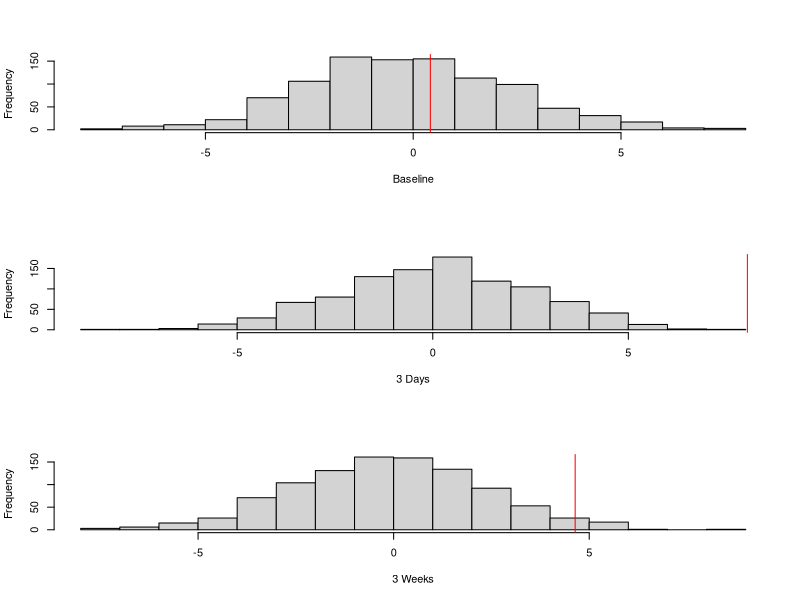

The R script that drew this image:
## ---- chunk 1

transphobia <- read.csv("./data/transphobia.csv")

table(transphobia$treat_ind) |> prop.table() # check the balance of a treatment variable

tapply(transphobia$age, transphobia$treat_ind, mean) # check balance for a single continuous or binary pre-treatment variable

aggregate(
  cbind(age, female, democrat, voted_gen_14, voted_gen_12) ~ treat_ind,
  data = transphobia,
  FUN = mean
) # check balance for multiple continuous variables

tapply(transphobia$treat_ind, transphobia$racename, mean) # check balance for a single categorical variable; note that we cannot calculate the mean of a categorical variable with more than 3 categories

table(transphobia$racename) # look at the number of each category if we suspect imbalance

## ---- chunk 2

# method 1: subset the data.frame and calculate difference in means
# take the baseline outcome as an example
treated <- subset(transphobia, treat_ind == 1)
control <- subset(transphobia, treat_ind == 0)
mean(treated$therm_trans_t0) - mean(control$therm_trans_t0)

# method 2: a more compact way ...
# take the baseline outcome as an example
tapply(transphobia$therm_trans_t0, transphobia$treat_ind, mean) |> # use tapply() to calculate the means of each group
  rev() |> # reverse the order from 0 1 to 1 0
  diff() # calculate the difference in means

# a more compact way to calculate difference in means for baseline outcome and later periods
library(tidyverse) # load the package tidyverse so that we can use the pipe operator `%>%`
aggregate(
  cbind(therm_trans_t0, therm_trans_t1, therm_trans_t2) ~ treat_ind,
  data = transphobia,
  FUN = mean
) %>% # create a matrix that shows group means
  rbind(., apply(., MARGIN = 2, diff)) # use apply() to calculate differences in each column;
                                       # and use rbind() to concatenate the row of differences to previous matrix that shows group means;
                                       # dot "." means the object generated from previous code.

## ---- chunk 3

# method 1: subset the data.frame and calculate difference in means
# take the baseline outcome as an example
treated_female <- subset(transphobia, treat_ind == 1 & female == 1)
control_female <- subset(transphobia, treat_ind == 0 & female == 1)
mean(treated_female$therm_trans_t0) - mean(control_female$therm_trans_t0)

treated_male <- subset(transphobia, treat_ind == 1 & female == 0)
control_male <- subset(transphobia, treat_ind == 0 & female == 0)
mean(treated_male$therm_trans_t0) - mean(control_male$therm_trans_t0)

# method 2: a more compact way to calculate CATE for baseline outcome and later periods
aggregate(
  cbind(therm_trans_t0, therm_trans_t1, therm_trans_t2) ~ treat_ind + female,
  data = transphobia,
  FUN = mean
) %>%
  rbind( # use rbind() to concatenate difference in means to the previous matrix showing group means
    ., apply(., MARGIN = 2, function(x) {
      c(
        diff(x[1:2]), # calculate difference in means between the first two rows (i.e. treated and control within male group)
        diff(x[3:4]) # calculate difference in means between the last two rows (i.e. treated and control within female group)
      )
    })
  )

## ---- chunk 4
#| fig-height: 15

# 1. calculate observed difference in means
obs_dif <- aggregate(
  cbind(therm_trans_t0, therm_trans_t1, therm_trans_t2) ~ treat_ind,
  data = transphobia, FUN = mean
) %>%
  apply(., MARGIN = 2, diff) %>%
  .[-1] # we want to drop the first element, which is useless in our analysis

# 2. mix up and randomly split people into two groups for many times
n <- nrow(transphobia) # total number of people in the data
transphobia$id <- 1:n # assign a unique id to each person
rand_dif <- matrix(NA, nrow = 1000, ncol = 3) # create a 1000 x 3 matrix to store random differences
set.seed(98105) # set a fixed random seed to make your randomization reproducible
for (i in 1:1000) {
  rand_ids <- sample(transphobia$id, size = 0.5 * n, replace = FALSE) # randomly sample half of IDs; we set `replace = FALSE` because we want sampling without replacement.
  transphobia$fake_treat <- ifelse(transphobia$id %in% rand_ids, 1, 0) # sampled IDs will be assigned to a fake treated group
  rand_dif[i, ] <- aggregate( # calculate difference in means between randomly split groups
    cbind(therm_trans_t0, therm_trans_t1, therm_trans_t2) ~ fake_treat,
    data = transphobia, FUN = mean
  ) %>%
    apply(., MARGIN = 2, diff) %>%
    .[-1]
}

# 3. calculate the proportion of random differences that are greater than the observed difference
sum(rand_dif[, 1] > obs_dif[1]) / length(rand_dif[, 1]) # baseline
sum(rand_dif[, 2] > obs_dif[2]) / length(rand_dif[, 2]) # 3 days
sum(rand_dif[, 3] > obs_dif[3]) / length(rand_dif[, 3]) # 3 weeks

# plot the observed difference against random differences in a histogram
par(mfrow = c(3, 1))
hist(rand_dif[, 1], breaks = 20, xlab = "Baseline", main = ""); abline(v = obs_dif[1], col = "red")
hist(rand_dif[, 2], breaks = 20, xlab = "3 Days", main = ""); abline(v = obs_dif[2], col = "red")
hist(rand_dif[, 3], breaks = 20, xlab = "3 Weeks", main = ""); abline(v = obs_dif[3], col = "red")

